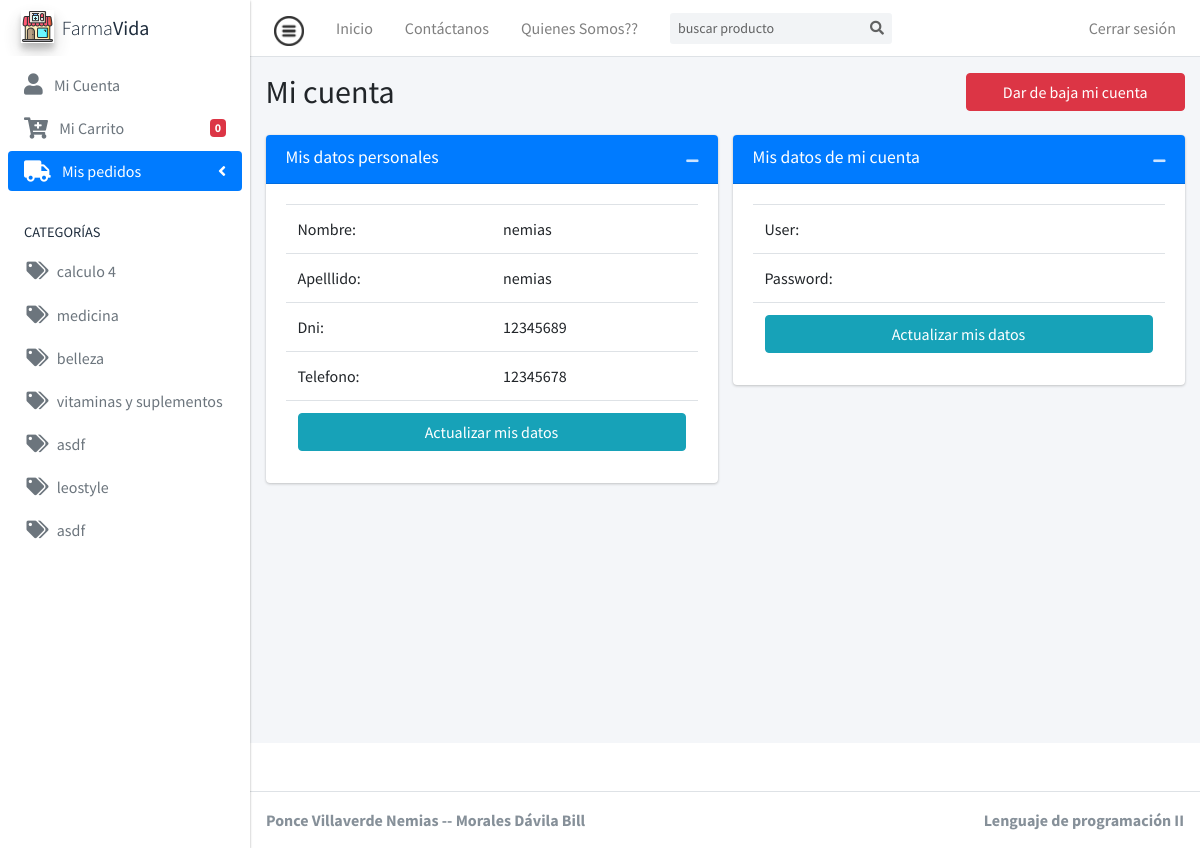
Screenshot of /index.php?p=micuenta (signed in) with the database file from the repository.
### tables this page shows
CREATE TABLE `catalogo` (
  `id_catalogo` int(11) NOT NULL,
  `nombre` varchar(30) DEFAULT NULL,
  `descripcion` varchar(50) DEFAULT NULL
);

CREATE TABLE `cliente` (
  `id_cliente` int(11) NOT NULL,
  `nombre` varchar(30) DEFAULT NULL,
  `apellido` varchar(30) DEFAULT NULL,
  `dni` char(8) DEFAULT NULL,
  `telefono` char(15) DEFAULT NULL
);

### app/controller/VistasController.php (called while the page is built, shortened)
<?php
class VistasController
{
    public function plantillaGeneral()
    {
        include "view/plantilla.php";
    }
    public function solicitarVista($tipo_usuario = "general")
    {
        if (isset($_GET["p"])) {
            $pagina = $_GET["p"];
        } else {
            $pagina = "index";
        }
        $mvista = new Vistas();
        $repuesta = $mvista->traerVista($pagina, $tipo_usuario);
        include $repuesta;
    }
}

### index.php (called while the page is built, shortened)
<?php
require_once "config/autoload2.php";
$vcontroller = new VistasController();
$vcontroller->plantillaGeneral();

### config/autoload2.php (called while the page is built, shortened)
<?php
spl_autoload_register(function ($nombre_clase) {
    $ruta = ROOT . DS . str_replace("\\", DS, $nombre_clase) . '.php';
});

### app/Catalogo.php (called while the page is built, shortened)
<?php
class Catalogo
{
    public static function ListarCatalogo(): array
    {
        try {
            $db = new db();
            $conn = $db->abrirConexion();
            $sql = "SELECT * from catalogo";
            $respuesta = $conn->prepare($sql);
            $respuesta->execute();
            $matriz = $respuesta->fetchAll();
            return $matriz;
        } catch (\PDOException $e) {
            echo $e->getMessage();
        }
    }
}

### app/controller/CatalogoController.php (called while the page is built, shortened)
<?php
class CatalogoController
{
   public function listarCatalogos()
   {
      $catalogos = Catalogo::ListarCatalogo();
      if (!empty($catalogos)) {
         return $catalogos;
      } else {
         return false;
      }
   }
}

### app/ConexionDB.php (called while the page is built, shortened)
<?php
class ConexionDB
{
    public function cerrarConexion()
    {
        return $this->conn = null;
    }
}

### app/Cliente.php (called while the page is built, shortened)
<?php
class Cliente
{
    public static function getCliente($dni)
    {
        try {
            $db = new ConexionDB();
            $conn = $db->abrirConexion();
            $sql = "SELECT * FROM cliente WHERE dni = :dni";
            $respuesta = $conn->prepare($sql);
            $respuesta->execute([":dni" => $dni]);
            $admin = $respuesta->fetch();
            return $admin;
        } catch (\PDOException $e) {
            echo $e->getMessage();
        }
    }
}

### app/controller/ClienteController.php (called while the page is built, shortened)
<?php
class ClienteController
{
    public function traerCliente($dni)
    {
        $cliente = Cliente::getCliente($dni);
        if (!empty($cliente)) {
            return $cliente;
        }
    }
}

### view/layouts/headerCliente.php (the view, shortened to what this page needs)
<body class="hold-transition sidebar-mini layout-navbar-fixed layout-fixed">
  <div class="wrapper">
    <nav class="main-header navbar navbar-expand navbar-white navbar-light">
      <ul class="navbar-nav">
        <li class="nav-item">
          <a class="nav-link" data-widget="pushmenu" href="#" role="button"><img src="public/img/icons/menu.png" alt="menu" style="opacity: .8; width:30px;"></a>
        </li>
        <li class="nav-item d-none d-sm-inline-block">
          <a href="index.php?p=productos" class="nav-link">Inicio</a>
        </li>
        <li class="nav-item d-none d-sm-inline-block">
          <a href="#" class="nav-link">Contáctanos</a>
        </li>
        <li class="nav-item d-none d-sm-inline-block">
          <a href="#" class="nav-link">Quienes Somos??</a>
        </li>
      </ul>
      <form class="form-inline ml-3">
        <div class="input-group input-group-sm">
          <input class="form-control form-control-navbar" type="search" placeholder="buscar producto" aria-label="Search">
          <div class="input-group-append">
            <button class="btn btn-navbar" type="submit">
              <i class="fas fa-search"></i>
            </button>
          </div>
        </div>
      </form>
      <ul class="navbar-nav ml-auto">
        <?php if (isset($_SESSION["estado"])) : ?>
          <a href='index.php?p=logout' class='nav-link'>Cerrar sesión</a>
        <?php else : ?>
          <a href='index.php?p=login' class='nav-link'>Iniciar sesión</a>
        <?php endif; ?>
      </ul>
    </nav>
    <aside class="main-sidebar elevation-1 bg-white">
      <a href="#" class="brand-link">
        <img src="public/img/icons/farmacia.png" alt="AdminLTE Logo" class="brand-image elevation-3" style="opacity: .8">
        <span class="brand-text font-weight-light">Farma<b>Vida</b></span>
      </a>
      <div class="sidebar">
        <nav class="mt-2">
          <ul class="nav nav-pills nav-sidebar flex-column" data-widget="treeview" role="menu" data-accordion="false">
            <?php if (isset($_SESSION["estado"])) : ?>
              <li class="nav-item">
                <a href="index.php?p=micuenta" class="nav-link">
                  <i class="fas  fa-user fa-lg mr-2"></i>
                  <p>
                    Mi Cuenta
                  </p>
                </a>
              </li>
            <?php endif; ?>
            <li class="nav-item">
              <a href="index.php?p=carrito" class="nav-link">
                <i class="fas fa-cart-plus fa-lg mr-2"></i>
                <p>
                  Mi Carrito
                  <span class="right badge badge-danger" id="carrito">
                    <?php
                    echo $cantidad = isset($_SESSION["cantidad"]) ? $_SESSION["cantidad"] : "0";
                    ?>
                  </span>
                </p>
              </a>
            </li>
            <?php if (isset($_SESSION["estado"])) : ?>
              <li class="nav-item has-treeview">
                <a href="#" class="nav-link active">
                  <i class="fas fa-truck fa-lg mr-2"></i>
                  <p>
                    Mis pedidos
                    <i class="right fa fa-angle-left"></i>
                  </p>
                </a>
              </li>
            <?php endif; ?>
            <li class="nav-header">
              CATEGORÍAS
            </li>
            <?php
            $ccontroller = new CatalogoController;
            $catalogos = $ccontroller->listarCatalogos();
            if ($ccontroller) :
              foreach ($catalogos as $catalogo) :
                $ncatalogo = $catalogo["nombre"];
            ?>
                <li class="nav-item">
                  <a href="#" class="nav-link">
                    <i class="fa fa-tags nav-icon"></i>
                    <p>
                      <?= $ncatalogo ?>
                    </p>
                  </a>
                </li>
            <?php endforeach;
            endif; ?>
          </ul>
        </nav>
      </div>
    </aside>

### view/micuenta.php (shortened to what this page needs)
<?php
include "layouts/headerCliente.php";
$ccontroller = new ClienteController;
$cliente = $ccontroller->traerCliente($_SESSION['dni']);
?>
<div class="content-wrapper">
  <section class="content">
    <div class="container-fluid">
      <div class="row">
        <div class="col-9 mt-3">
          <h2>Mi cuenta</h2>
        </div>
        <div class="col-3 mt-3">
          <button type="button" class="btn btn-block btn-danger">Dar de baja mi cuenta</button>
        </div>
      </div>
      <div class="row">
        <div class="col-md-6 mt-3">
          <div class="card card-primary">
            <div class="card-header">
              <h3 class="card-title">Mis datos personales</h3>
              <div class="card-tools">
                <button type="button" class="btn btn-tool" data-card-widget="collapse" data-toggle="tooltip" title="Collapse">
                  <i class="fas fa-minus"></i></button>
              </div>
            </div>
            <div class="card-body" style="display: block;">
              <table class="table">
                <tbody>
                  <tr>
                    <td>Nombre:</td>
                    <td><?= $cliente["nombre"] ?></td>
                  </tr>
                  <tr>
                    <td>Apelllido:</td>
                    <td><?= $cliente["apellido"] ?></td>
                  </tr>
                  <tr>
                    <td>Dni:</td>
                    <td><?= $cliente["dni"] ?></td>
                  </tr>
                  <tr>
                    <td>Telefono:</td>
                    <td><?= $cliente["telefono"] ?></td>
                  </tr>
                  <tr>
                    <td colspan="2">
                      <button type="button" class="btn btn-block btn-info">Actualizar mis datos</button>
                    </td>
                  </tr>
                </tbody>
              </table>
            </div>
          </div>
        </div>
        <div class="col-md-6 mt-3">
          <div class="card card-primary">
            <div class="card-header">
              <h3 class="card-title">Mis datos de mi cuenta</h3>
              <div class="card-tools">
                <button type="button" class="btn btn-tool" data-card-widget="collapse" data-toggle="tooltip" title="Collapse">
                  <i class="fas fa-minus"></i></button>
              </div>
            </div>
            <div class="card-body" style="display: block;">
              <table class="table">
                <tbody>
                  <tr>
                    <td>User:</td>
                    <td><?= $_SESSION["user"] ?></td>
                  </tr>
                  <tr>
                    <td>Password:</td>
                    <td><?= $_SESSION["pass"] ?></td>
                  </tr>
                  <tr>
                    <td colspan="2">
                      <button type="button" class="btn btn-block btn-info">Actualizar mis datos</button>
                    </td>
                  </tr>
                </tbody>
              </table>
            </div>
          </div>
        </div>
      </div>
    </div>
  </section>
</div>
<?php
include "layouts/footer.php";
?>

### rows the page displays
catalogo: nombre "calculo 4"
catalogo: nombre "medicina"
catalogo: nombre "belleza"
catalogo: nombre "vitaminas y suplementos"
catalogo: nombre "asdf"
catalogo: nombre "leostyle"
catalogo: nombre "asdf"
cliente: nombre "nemias", apellido "nemias", dni "12345689", telefono "12345678"

### other values shown
$cantidad = isset($_SESSION["cantidad"]) ? $_SESSION["cantidad"] : "0" "0"
